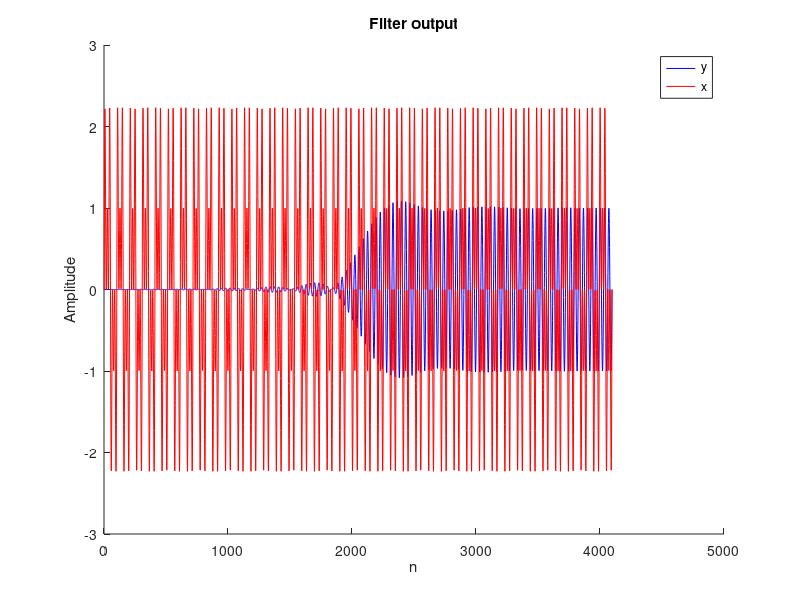
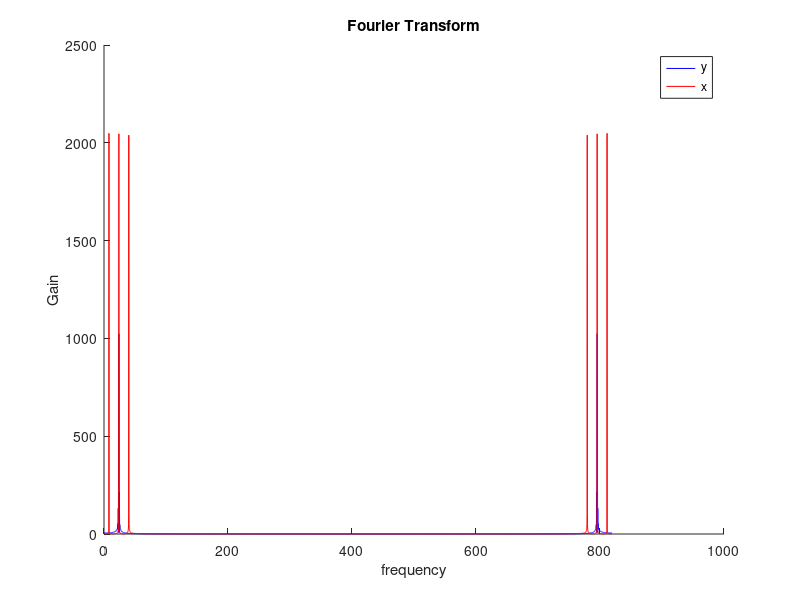

MATLAB code for these plots, in order:
%% Experiment - 4
% Exercise - 5
clc;
clear;

%% (a) Simulate the signal having frequencies 10Hz, 30Hz and 50Hz.
Fs = 1024;  % Sampling frequency
n_max = 5;
n = 0 : 1/Fs : n_max - 1;  % Discrete time index
s_10 = sin(2 * pi * 10 * n);
s_30 = sin(2 * pi * 30 * n);
s_50 = sin(2 * pi * 50 * n);
x = s_10 + s_30 + s_50;

%% (b) Design suitable FIR filter to select only 30Hz component (Use Hamming window).
w_lp = 2 * pi * 28 / Fs;  % Lower pass band edge frequency
w_ls = 2 * pi * 29 / Fs;  % Lower stop band edge frequency
w_up = 2 * pi * 31 / Fs;  % Upper pass band edge frequency
w_us = 2 * pi * 32 / Fs;  % Upper stop band edge frequency
w_lc = w_ls + (w_lp - w_ls) / 2;  % Lower cutoff frequency
w_uc = w_up + (w_us - w_up) / 2;  % Upper cutoff frequency

k = 4;  % Hamming window
N = ceil((2 * k * pi) / (w_us - w_up));  % Order of filter
win = window(@hamming, N+1);  % Hamming window
NUM = fir1(N, [w_lc / pi, w_uc / pi], 'bandpass', win);  % Numerator coefficients of T[z]
DEN = [1];  % Denominator coefficients of T[z]

[H, W] = freqz(NUM, DEN);

%% (c) Filter the signal using the designed filter.
y = filter(NUM, DEN, x);

figure;
hold on
plot(y, 'b')
plot(x, 'r')
hold off
title('Filter output')
xlabel('n'), ylabel('Amplitude'), legend('y', 'x')

%% (d) Plot the spectrum of the input and the filtered signal.

figure;
hold on
plot(n * Fs / n_max, abs(fft(y)), 'b')
plot(n * Fs / n_max, abs(fft(x)), 'r')
hold off
title('Fourier Transform')
xlabel('frequency'), ylabel('Gain'), legend('y', 'x')
